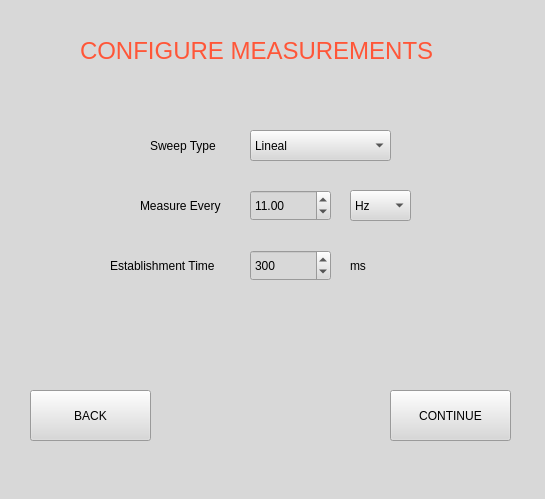
<?xml version="1.0" encoding="UTF-8"?>
<ui version="4.0">
 <class>MainWindow</class>
 <widget class="QMainWindow" name="MainWindow">
  <property name="geometry">
   <rect>
    <x>0</x>
    <y>0</y>
    <width>545</width>
    <height>499</height>
   </rect>
  </property>
  <property name="windowTitle">
   <string>MainWindow</string>
  </property>
  <property name="styleSheet">
   <string notr="true">background-color: rgb(216, 216, 216);</string>
  </property>
  <widget class="QWidget" name="centralwidget">
   <widget class="QLabel" name="label">
    <property name="geometry">
     <rect>
      <x>80</x>
      <y>20</y>
      <width>401</width>
      <height>61</height>
     </rect>
    </property>
    <property name="font">
     <font>
      <family>MS Shell Dlg 2</family>
      <pointsize>18</pointsize>
      <weight>9</weight>
      <italic>false</italic>
      <bold>false</bold>
     </font>
    </property>
    <property name="styleSheet">
     <string notr="true">font: 75 18pt &quot;MS Shell Dlg 2&quot;;
color: rgb(255, 86, 56);</string>
    </property>
    <property name="text">
     <string>CONFIGURE MEASUREMENTS</string>
    </property>
   </widget>
   <widget class="QLabel" name="label_2">
    <property name="geometry">
     <rect>
      <x>150</x>
      <y>130</y>
      <width>81</width>
      <height>31</height>
     </rect>
    </property>
    <property name="text">
     <string>Sweep Type</string>
    </property>
   </widget>
   <widget class="QComboBox" name="sweepTypeBox">
    <property name="geometry">
     <rect>
      <x>250</x>
      <y>130</y>
      <width>141</width>
      <height>31</height>
     </rect>
    </property>
    <item>
     <property name="text">
      <string>Lineal</string>
     </property>
    </item>
    <item>
     <property name="text">
      <string>Logarithmic</string>
     </property>
    </item>
   </widget>
   <widget class="QLabel" name="measureTitleLabel">
    <property name="geometry">
     <rect>
      <x>140</x>
      <y>170</y>
      <width>111</width>
      <height>71</height>
     </rect>
    </property>
    <property name="layoutDirection">
     <enum>Qt::RightToLeft</enum>
    </property>
    <property name="text">
     <string>Measure Every</string>
    </property>
    <property name="wordWrap">
     <bool>true</bool>
    </property>
   </widget>
   <widget class="QPushButton" name="continueButton">
    <property name="geometry">
     <rect>
      <x>390</x>
      <y>390</y>
      <width>121</width>
      <height>51</height>
     </rect>
    </property>
    <property name="text">
     <string>CONTINUE</string>
    </property>
   </widget>
   <widget class="QLabel" name="errorLabel">
    <property name="geometry">
     <rect>
      <x>140</x>
      <y>340</y>
      <width>271</width>
      <height>16</height>
     </rect>
    </property>
    <property name="text">
     <string/>
    </property>
   </widget>
   <widget class="QLabel" name="label_3">
    <property name="geometry">
     <rect>
      <x>110</x>
      <y>240</y>
      <width>131</width>
      <height>51</height>
     </rect>
    </property>
    <property name="text">
     <string>Establishment Time</string>
    </property>
   </widget>
   <widget class="QSpinBox" name="establishmentSpinBox">
    <property name="geometry">
     <rect>
      <x>250</x>
      <y>250</y>
      <width>81</width>
      <height>31</height>
     </rect>
    </property>
    <property name="minimum">
     <number>150</number>
    </property>
    <property name="maximum">
     <number>10000</number>
    </property>
    <property name="singleStep">
     <number>100</number>
    </property>
    <property name="value">
     <number>300</number>
    </property>
   </widget>
   <widget class="QLabel" name="label_4">
    <property name="geometry">
     <rect>
      <x>350</x>
      <y>250</y>
      <width>55</width>
      <height>31</height>
     </rect>
    </property>
    <property name="text">
     <string>ms</string>
    </property>
   </widget>
   <widget class="QDoubleSpinBox" name="measureSpinBox">
    <property name="geometry">
     <rect>
      <x>250</x>
      <y>190</y>
      <width>81</width>
      <height>31</height>
     </rect>
    </property>
    <property name="decimals">
     <number>2</number>
    </property>
    <property name="maximum">
     <double>99999999.989999994635582</double>
    </property>
    <property name="value">
     <double>11.000000000000000</double>
    </property>
   </widget>
   <widget class="QComboBox" name="measMultiplier">
    <property name="geometry">
     <rect>
      <x>350</x>
      <y>190</y>
      <width>61</width>
      <height>31</height>
     </rect>
    </property>
    <property name="currentIndex">
     <number>0</number>
    </property>
    <item>
     <property name="text">
      <string>Hz</string>
     </property>
    </item>
    <item>
     <property name="text">
      <string>kHz</string>
     </property>
    </item>
    <item>
     <property name="text">
      <string>MHz</string>
     </property>
    </item>
   </widget>
   <widget class="QPushButton" name="backButton">
    <property name="geometry">
     <rect>
      <x>30</x>
      <y>390</y>
      <width>121</width>
      <height>51</height>
     </rect>
    </property>
    <property name="text">
     <string>BACK</string>
    </property>
   </widget>
  </widget>
  <widget class="QStatusBar" name="statusbar"/>
 </widget>
 <resources/>
 <connections/>
</ui>
